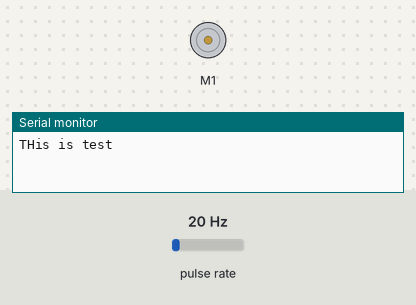
A sketch run on a simulated Arduino Uno, built with avr-gcc and run on an emulated ATmega328P. Parts: DC motor (green arrow = forward, orange = backward, longer = faster), the last lines printed to the serial monitor. Wiring (inferred from the names in the program): pulse sensor: data pin 3. The inputs (shaded band) are chosen by the test bench; at power-on: pulse rate 20 Hz.

Above: at 0.1 s.
At 9.88 s:
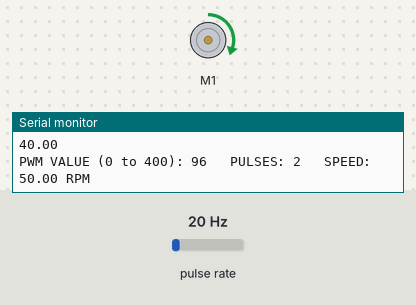
At 19.76 s:
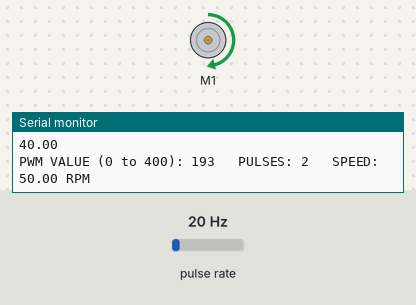
At 39.64 s:
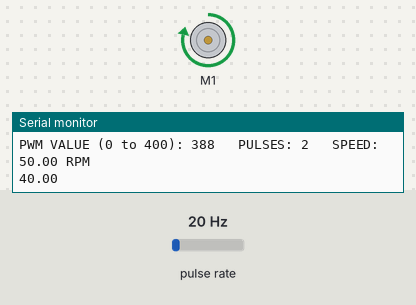
Timing chart, 0 to 40.0 s (numbered marks = the images above):
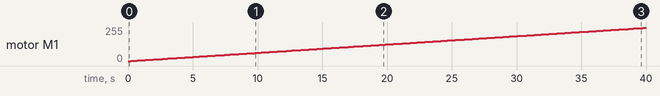

Measured:
- by itself, motor M1: moves from stopped to forward 249/255 over 39.6 s

The sketch:

RPMtest_rev1.ino
```cpp
#include "DualTB9051FTGMotorShield.h"

DualTB9051FTGMotorShield md;

// Motor encoder output pulse per rotation (change as required)
#define ENC_COUNT_REV 48

// Encoder output to Arduino Interrupt pin
#define ENC_IN 3

// MD10C PWM connected to pin 10
//#define PWM 10
// MD10C DIR connected to pin 12
//#define DIR 12

// Pulse count from encoder
volatile long encoderValue = 0;

// period of time for each measurement
int interval = 50;
float interval_float = (float)interval;

float ENC_COUNT_float = (float)ENC_COUNT_REV;

// Counters for milliseconds during interval
long previousMillis = 0;
long currentMillis = 0;

// Variable for RPM measuerment
float rpm = 0;
float tickpersec = 0;

// Variable for PWM motor speed output
int motorPwm = 0;

float encoderValFloat = 0;

void updateEncoder()
{
  // Increment value for each pulse from encoder
  encoderValue++;
}

void stopIfFault()
{
  if (md.getM1Fault())
  {
    Serial.println("M1 fault");
    //while (1);
  }
  if (md.getM2Fault())
  {
    Serial.println("M2 fault");
    //while (1);
  }
}

void setup() {
  // Setup Serial Monitor
  Serial.begin(115200);

  // Set encoder as input with internal pullup
  pinMode(ENC_IN, INPUT_PULLUP);

  // Set PWM and DIR connections as outputs
  //pinMode(PWM, OUTPUT);
  //pinMode(DIR, OUTPUT);

  // Attach interrupt
  attachInterrupt(digitalPinToInterrupt(ENC_IN), updateEncoder, RISING);

  // Setup initial values for timer
  previousMillis = millis();

  md.init();

}

void loop() {
  md.enableDrivers();
  delay(1);
  Serial.println("THis is test");
  for (int i = 0; i <= 400; i++)
  {
    md.setM1Speed(i);
    //Serial.println(md.getM1CurrentMilliamps());
    //Serial.println(i);
    stopIfFault();
    //if (abs(i)%200 == 100)
    //{
    //  Serial.print("M1 current: ");
    //  Serial.println(md.getM1CurrentMilliamps());
    //}
    // Update RPM value every interval
    currentMillis = millis();
    //Serial.println(currentMillis);

    if (currentMillis - previousMillis > interval) {

      //previousMillis = currentMillis;


      // Calculate RPM
      //interval_float = (float)interval
      encoderValFloat = (float)encoderValue;
      tickpersec = (encoderValFloat*1000.0/interval_float);
      Serial.println(tickpersec);
      rpm = ((tickpersec*60.0)/ENC_COUNT_float);
      //rpm = (float)(encoderValue * 60 * (1 / (interval / 1000)) / ENC_COUNT_REV);
      //Serial.println(rpm);
      // Only update display when there is a reading

      Serial.print("PWM VALUE (0 to 400): ");
      Serial.print(i);
      Serial.print('\t');
      Serial.print(" PULSES: ");
      Serial.print(encoderValue);
      Serial.print('\t');
      Serial.print(" SPEED: ");
      Serial.print(rpm);
      Serial.println(" RPM");
      encoderValue = 0;

    }

    delay(100);
  }

}
```
